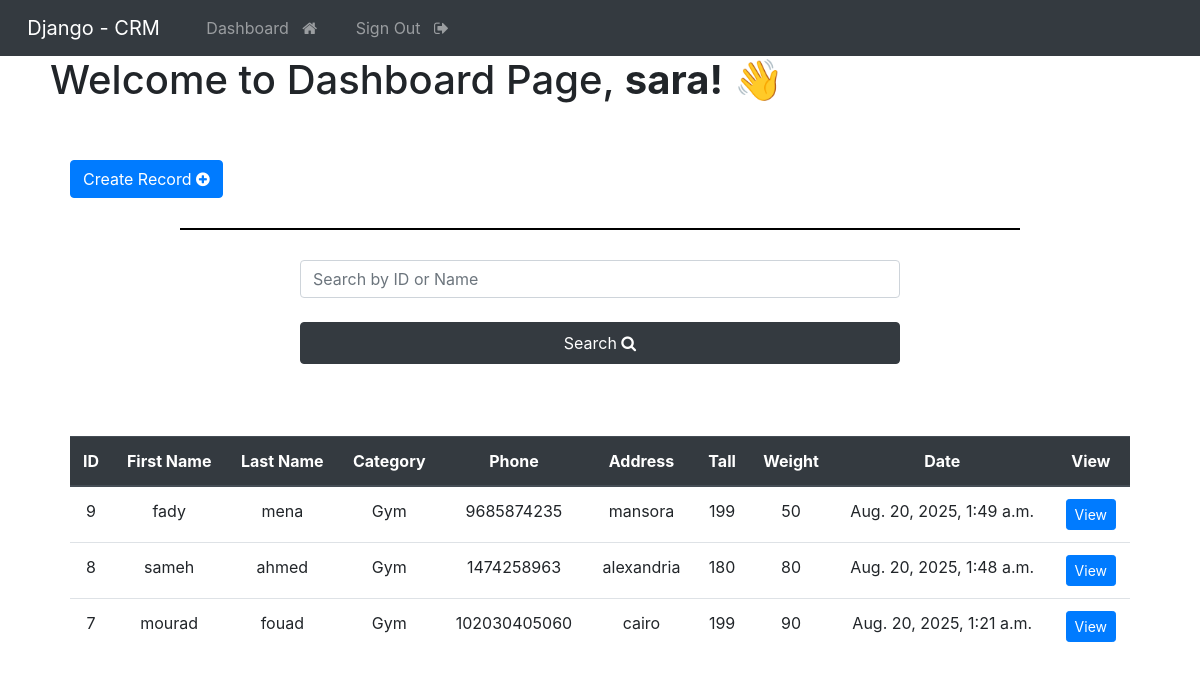
The page /dashboard (signed in) on the database its author committed.
### webapp/models.py (models this page shows, shortened)
class Record(models.Model):
    first_name = models.CharField(max_length=250)
    last_name = models.CharField(max_length=250)
    Category=models.ForeignKey(Category, on_delete=models.CASCADE)
    phone = models.IntegerField()
    tall=models.IntegerField()
    weight=models.IntegerField()
    address=models.CharField(max_length=500)
    created_at = models.DateTimeField(auto_now_add=True)
    class Meta:
        ordering = ['-created_at']

class Category(models.Model):
    name = models.CharField(max_length=250)
    created_at = models.DateTimeField(auto_now_add=True)
    def __str__(self):
        return self.name

### webapp/views.py (the view)
# urls.py: path('dashboard', views.dashboard, name='dashboard'),
@login_required(login_url='login')
def dashboard(request):
    records=Record.objects.all()
    return render(request, 'web/dashboard.html',context={'records':records})

### templates/web/dashboard.html (shortened to what this page needs)
{% extends "base.html"  %}
{% block content %}
<h1 style="padding-left: 50px; ">Welcome to Dashboard Page,  <b>{{ user }}!</b> 👋 </h1>
<br>
<br>
<div style="padding-left :70px; ">
    <a href="{%  url 'createrecord' %}" class="btn  btn-primary "> Create Record&nbsp;<i class="fa fa-plus-circle" aria-hidden="true"></i>
  </a>
</div>
<hr style="border:1px solid #000; margin: 30px 180px  ;">
<div class="text-center" style="margin: 0px 300px ;">
  <form action="{% url 'search_record' %}" method="GET">
    <input type="search" name="query" placeholder="Search by ID or Name" class="form-control mr-sm-2">
    <button type="submit" class="btn btn-dark w-100 btn-block p-2  ">Search&nbsp;<i class="fa fa-search" aria-hidden="true"></i></button>
  </form>
</div>
<br>
<br>
<br>
<div  class="text-center  " style="padding-left :70px; padding-right: 70px; ">
<table class="table">
  <thead class="thead-dark">
    <tr>
      <th scope="col">ID</th>
      <th scope="col">First Name</th>
      <th scope="col">Last Name</th>
      <th scope="col">Category</th>
      <th scope="col">Phone</th>
      <th scope="col">Address</th>
      <th scope="col">Tall</th>
      <th scope="col">Weight</th>
      <th scope="col">Date</th>
      <th scope="col">View</th>
    </tr>
  </thead>
  <tbody>
    {% if records %}
    {% for record in records %}
    <tr>
      <td>{{ record.id }}</td>
      <td>{{ record.first_name }}</td>
      <td>{{ record.last_name }}</td>
      <td>{{ record.Category }}</td>
      <td>{{ record.phone }}</td>
      <td>{{ record.address }}</td>
      <td>{{ record.tall }}</td>
      <td>{{ record.weight }}</td>
      <td>{{ record.created_at }}</td>
       <td><a href="{% url 'view_record' record.id %}" class="btn btn-primary btn-sm">View</a></td>
    </tr>
    {% endfor %}
    {% endif %}
  </tbody>
</table>
</div>
{% endblock %}

### templates/base.html (shortened to what this page needs)
{% load static %}
<!DOCTYPE html>
<html lang="en">
<head>
    <link rel="stylesheet" href="https://stackpath.bootstrapcdn.com/bootstrap/4.5.2/css/bootstrap.min.css">
    <link rel="stylesheet" href="https://cdnjs.cloudflare.com/ajax/libs/font-awesome/4.7.0/css/font-awesome.min.css">
</head>
<body>
    {% include 'parts/navbar.html' %}
    {% block content %}
    {% endblock %}
</body>
</html>

### templates/parts/navbar.html (shortened to what this page needs)
<nav class="navbar navbar-expand-lg navbar-dark bg-dark justify-content-center">
    <a class="navbar-brand main-heading" href="{% url 'home' %}">
      &nbsp; Django - CRM
    </a>
      <div class="collapse navbar-collapse text-center" id="navbarNavDropdown">
        <ul class="navbar-nav mr-auto">
            {% if user.is_authenticated %}
            <li class="nav-item">
              <a class="nav-link" href="{% url 'dashboard' %}">Dashboard &nbsp; <i class="fa fa-home" aria-hidden="true"></i> </a>
            </li>
            <li class="nav-item">
              <a class="nav-link" href="{% url 'logout' %}">Sign Out &nbsp; <i class="fa fa-sign-out" aria-hidden="true"></i> </a>
            </li>
            {% endif %}
        </ul>
      </div>
  </nav>

### rows shown on the page
Record: id "9", first_name "fady", last_name "mena", Category "Gym", phone "9685874235", address "mansora", tall "199", weight "50", created_at "Aug. 20, 2025, 1:49 a.m."
Record: id "8", first_name "sameh", last_name "ahmed", Category "Gym", phone "1474258963", address "alexandria", tall "180", weight "80", created_at "Aug. 20, 2025, 1:48 a.m."
Record: id "7", first_name "mourad", last_name "fouad", Category "Gym", phone "102030405060", address "cairo", tall "199", weight "90", created_at "Aug. 20, 2025, 1:21 a.m."

### other values the page prints
{{ user }} "sara"
